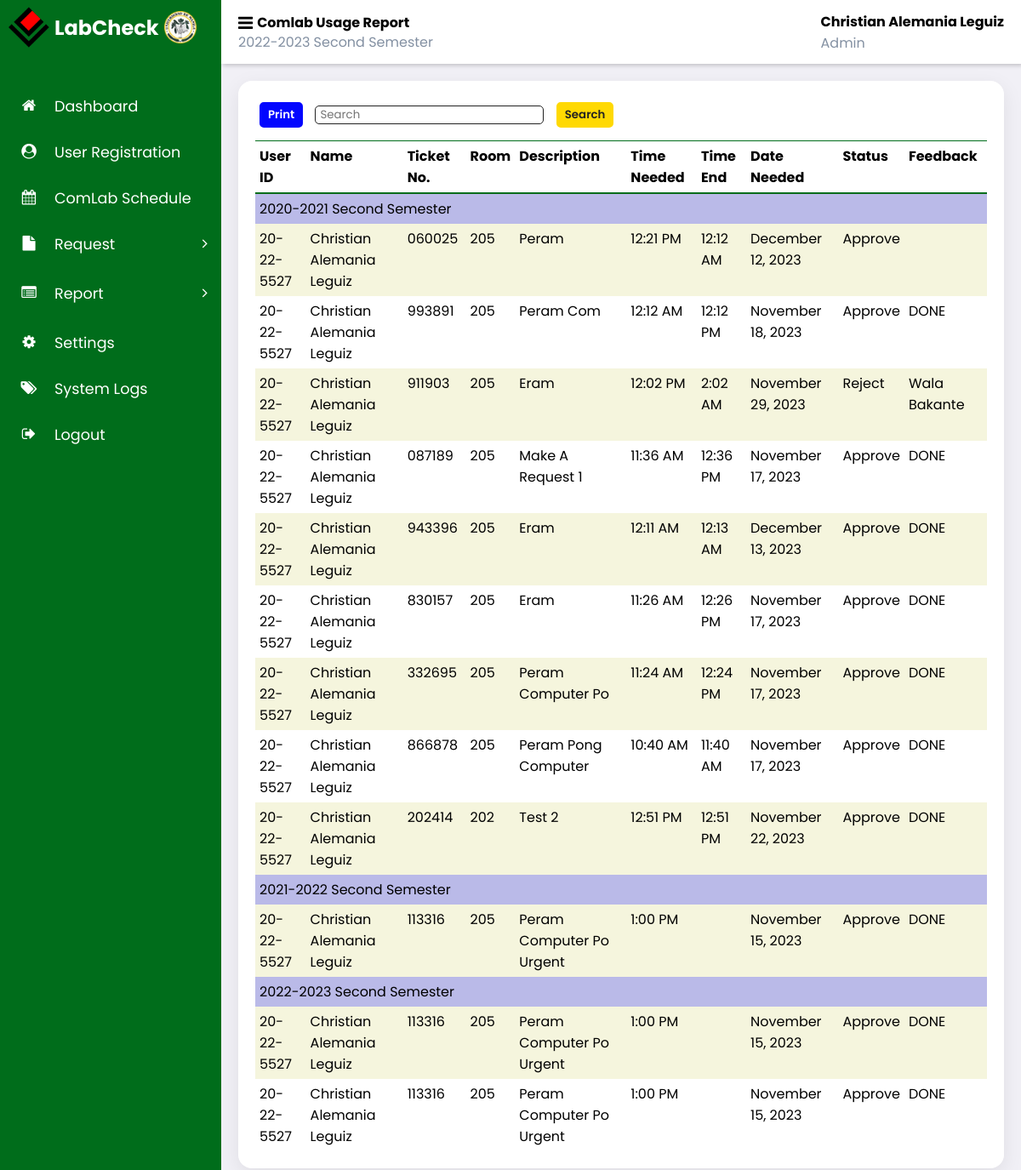
The app's page /admin_labcheck/comlab_usage_report.php (signed in), older data.
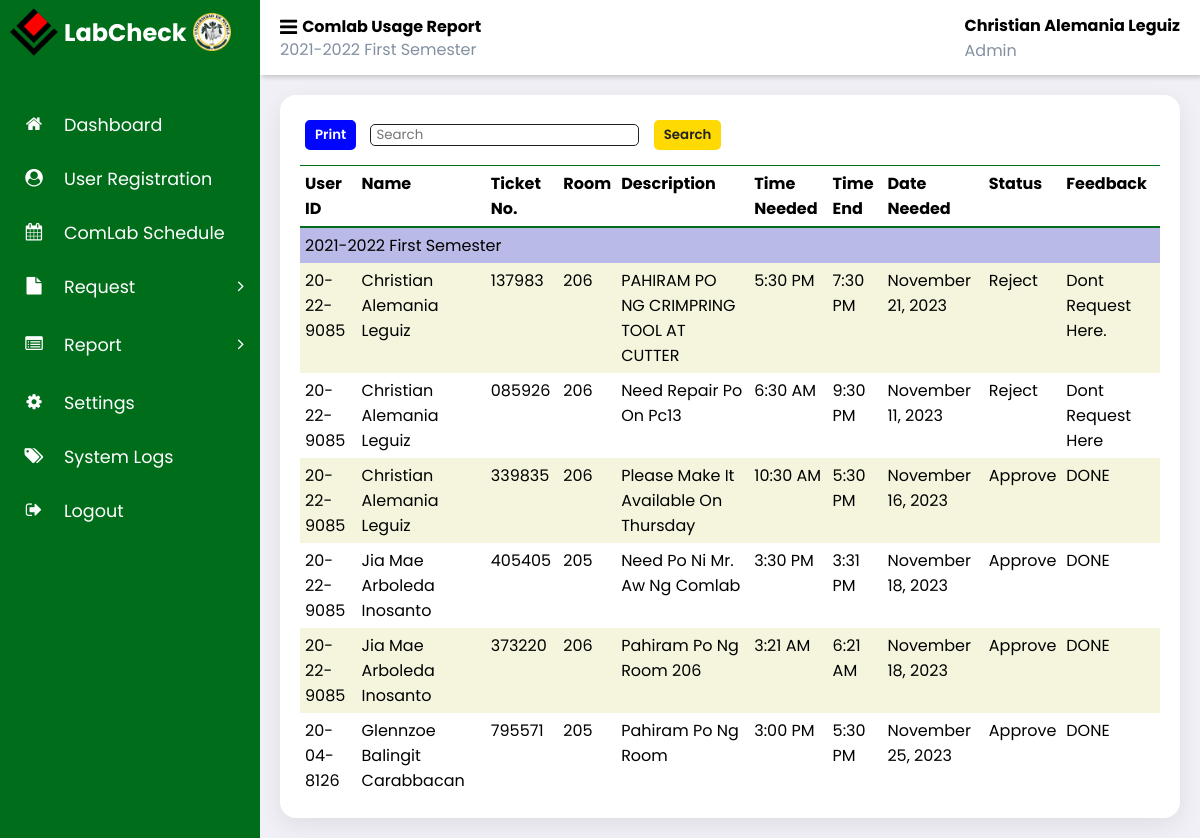
The same page, newer data.
### tables this page shows
CREATE TABLE `request` (
  `request_id` int(11) NOT NULL,
  `ticket_no` varchar(6) NOT NULL,
  `user_id` varchar(20) NOT NULL,
  `name` varchar(50) NOT NULL,
  `description` varchar(250) NOT NULL,
  `time` time NOT NULL,
  `time_end` time DEFAULT NULL,
  `date` date NOT NULL,
  `room_id` int(11) NOT NULL,
  `request_type` enum('comlab usage','repair','equipment') NOT NULL,
  `status` enum('pending','approve','reject','resolved') NOT NULL DEFAULT 'pending',
  `feedback` varchar(250) DEFAULT NULL,
  `school_year` varchar(20) NOT NULL,
  `semester` varchar(20) NOT NULL,
  `notify` tinyint(1) NOT NULL DEFAULT 0
);

### admin_labcheck/comlab_usage_report.php (the view, shortened to what this page needs)
<?php
    $page = "Comlab Usage Report";
    include '../partial/admin_sidebar.php';
    include '../partial/header.php';
    $requestType = "comlab usage";
    $status = "approve";
    $rejectStatus = "reject";
    try {
        require_once "../connection/database.php";
        $sql='SELECT r.request_id, r.ticket_no, r.name, r.user_id, r.description, r.time, r.time_end, r.date, r.room_id, r.status, r.feedback, r.school_year, r.semester
            FROM request r
            JOIN academic_year ay
            ON r.school_year = ay.school_year AND r.semester = ay.semester
            WHERE ay.status = 1
            AND r.request_type = ?
            AND (r.status = ? OR r.status = ?)
            ORDER BY r.school_year, r.semester, r.request_id DESC';
        $stmt = $conn->prepare($sql);
        $stmt->bind_param('sss', $requestType, $status, $rejectStatus);
        $stmt->execute();
        $result = $stmt->get_result();
    } catch (Exception $e) {
        die('Database error: ' . $e->getMessage());
    }
?>
<!DOCTYPE html>
<html>
<head>
    <link rel="stylesheet" type="text/css" href="print.css">
</head>
<body>
<div class="main-content">
    <main class="comlab-usage">
    <div class="print-search">
        <button id="printButton">Print</button>
        <input type="text" id="searchInput" placeholder="Search">
        <button id="searchButton">Search</button>
    </div>
    <div class="table-container">
        <div class="table-header">
            <table id="reportTable">
                <thead>
                    <tr>
                        <th>User ID</th>
                        <th>Name</th>
                        <th>Ticket No.</th>
                        <th>Room</th>
                        <th>Description</th>
                        <th>Time Needed</th>
                        <th>Time End</th>
                        <th>Date Needed</th>
                        <th>Status</th>
                        <th>Feedback</th>
                    </tr>
                </thead>
                <tbody>
                    <?php
                    $currentSchoolYear = '';
                    $currentSemester = '';
                    while ($row = $result->fetch_assoc()): ?>
                        <?php
                            $time = strtotime($row['time']);
                            $formattedTime = date("g:i A", $time);
                            $time_end = strtotime($row['time_end']);
                            $formattedEndTime = $time_end !== false ? date("g:i A", $time_end) : ' ';
                            $date = strtotime($row['date']);
                            $formattedDate = date("F j, Y ", $date);
                            $schoolYear = $row['school_year'];
                            $semester = $row['semester'];
                        ?>
                        <?php if ($currentSchoolYear != $schoolYear || $currentSemester != $semester): ?>
                            <tr>
                                <td data-cell="School Year and Semester" colspan="10" class="group-header">
                                        <?php echo $schoolYear. ' ' .$semester; ?>
                                </td>
                            </tr>
                            <?php
                            $currentSchoolYear = $schoolYear;
                            $currentSemester = $semester;
                        endif; ?>
                        <tr>
                        <td data-cell="User Id"><?php echo htmlspecialchars($row['user_id']); ?></td>
                        <td data-cell="Name"><?php echo htmlspecialchars(ucwords($row['name'])); ?></td>
                        <td data-cell="Ticket No"><?php echo htmlspecialchars($row['ticket_no']); ?></td>
                        <td data-cell="Room No"><?php echo htmlspecialchars($row['room_id']); ?></td>
                        <td data-cell="Description"><?php echo htmlspecialchars(ucwords($row['description'])); ?></td>
                        <td data-cell="Time Needed"><?php echo $formattedTime; ?></td>
                        <td data-cell="Time End"><?php echo $formattedEndTime; ?></td>
                        <td data-cell="Date Needed"><?php echo $formattedDate; ?></td>
                        <td data-cell="Status"><?php echo htmlspecialchars(ucwords($row['status'])); ?></td>
                        <td data-cell="Feedback"><?php echo htmlspecialchars(ucwords($row['feedback'])); ?></td>
                        </tr>
                    <?php endwhile; ?>
                </tbody>
            </table>
        </div>
    </div>
</main>
</div>
</body>
</html>

### partial/header.php (shortened to what this page needs)
<section id="content">
		<nav>
            <div>
				<div class="hamburger-row">
					<span class="fa fa-bars toggle-sidebar"></span>
					<h2 class="hamburger-text">
						<?=$page?>
					</h2>
				</div>
				<div class="acad-year">
				<?= $_SESSION['school_year']?> <?= $_SESSION['semester']?>
				</div>
            </div>
            <div>
				<div class="name-usertype">
					<h4>
						<?=$_SESSION['name']?>
					</h4>
					<small>Admin</small>
				</div>
			</div>
		</nav>

Row changes from the older to the newer data that the page shows:
removed request: school_year "2020-2021", semester "Second Semester", user "20-22-5527", name "Christian Alemania Leguiz", ticket_no "060025", room "205", description "Peram", time "12:21 PM", time_end "12:12 AM", date "December 12, 2023", status "Approve"
removed request: user "20-22-5527", name "Christian Alemania Leguiz", ticket_no "993891", room "205", description "Peram Com", time "12:12 AM", time_end "12:12 PM", date "November 18, 2023", status "Approve", feedback "DONE"
removed request: user "20-22-5527", name "Christian Alemania Leguiz", ticket_no "911903", room "205", description "Eram", time "12:02 PM", time_end "2:02 AM", date "November 29, 2023", status "Reject", feedback "Wala Bakante"
removed request: user "20-22-5527", name "Christian Alemania Leguiz", ticket_no "087189", room "205", description "Make A Request 1", time "11:36 AM", time_end "12:36 PM", date "November 17, 2023", status "Approve", feedback "DONE"
removed request: user "20-22-5527", name "Christian Alemania Leguiz", ticket_no "943396", room "205", description "Eram", time "12:11 AM", time_end "12:13 AM", date "December 13, 2023", status "Approve", feedback "DONE"
removed request: user "20-22-5527", name "Christian Alemania Leguiz", ticket_no "830157", room "205", description "Eram", time "11:26 AM", time_end "12:26 PM", date "November 17, 2023", status "Approve", feedback "DONE"
removed request: user "20-22-5527", name "Christian Alemania Leguiz", ticket_no "332695", room "205", description "Peram Computer Po", time "11:24 AM", time_end "12:24 PM", date "November 17, 2023", status "Approve", feedback "DONE"
removed request: user "20-22-5527", name "Christian Alemania Leguiz", ticket_no "866878", room "205", description "Peram Pong Computer", time "10:40 AM", time_end "11:40 AM", date "November 17, 2023", status "Approve", feedback "DONE"
removed request: user "20-22-5527", name "Christian Alemania Leguiz", ticket_no "202414", room "202", description "Test 2", time "12:51 PM", time_end "12:51 PM", date "November 22, 2023", status "Approve", feedback "DONE"
removed request: school_year "2021-2022", semester "Second Semester", user "20-22-5527", name "Christian Alemania Leguiz", ticket_no "113316", room "205", description "Peram Computer Po Urgent", time "1:00 PM", date "November 15, 2023", status "Approve", feedback "DONE"
removed request: school_year "2022-2023", semester "Second Semester", user "20-22-5527", name "Christian Alemania Leguiz", ticket_no "113316", room "205", description "Peram Computer Po Urgent", time "1:00 PM", date "November 15, 2023", status "Approve", feedback "DONE"
removed request: user "20-22-5527", name "Christian Alemania Leguiz", ticket_no "113316", room "205", description "Peram Computer Po Urgent", time "1:00 PM", date "November 15, 2023", status "Approve", feedback "DONE"
added request: school_year "2021-2022", semester "First Semester", user "20-22-9085", name "Christian Alemania Leguiz", ticket_no "137983", room "206", description "PAHIRAM PO NG CRIMPRING TOOL AT CUTTER", time "5:30 PM", time_end "7:30 PM", date "November 21, 2023", status "Reject", feedback "Dont Request Here."
added request: user "20-22-9085", name "Christian Alemania Leguiz", ticket_no "085926", room "206", description "Need Repair Po On Pc13", time "6:30 AM", time_end "9:30 PM", date "November 11, 2023", status "Reject", feedback "Dont Request Here"
added request: user "20-22-9085", name "Christian Alemania Leguiz", ticket_no "339835", room "206", description "Please Make It Available On Thursday", time "10:30 AM", time_end "5:30 PM", date "November 16, 2023", status "Approve", feedback "DONE"
added request: user "20-22-9085", name "Jia Mae Arboleda Inosanto", ticket_no "405405", room "205", description "Need Po Ni Mr. Aw Ng Comlab", time "3:30 PM", time_end "3:31 PM", date "November 18, 2023", status "Approve", feedback "DONE"
added request: user "20-22-9085", name "Jia Mae Arboleda Inosanto", ticket_no "373220", room "206", description "Pahiram Po Ng Room 206", time "3:21 AM", time_end "6:21 AM", date "November 18, 2023", status "Approve", feedback "DONE"
added request: user "20-04-8126", name "Glennzoe Balingit Carabbacan", ticket_no "795571", room "205", description "Pahiram Po Ng Room", time "3:00 PM", time_end "5:30 PM", date "November 25, 2023", status "Approve", feedback "DONE"
Text that changed along with them:
$_SESSION['school_year']: "2022-2023" → "2021-2022"
$_SESSION['semester']: "Second Semester" → "First Semester"
